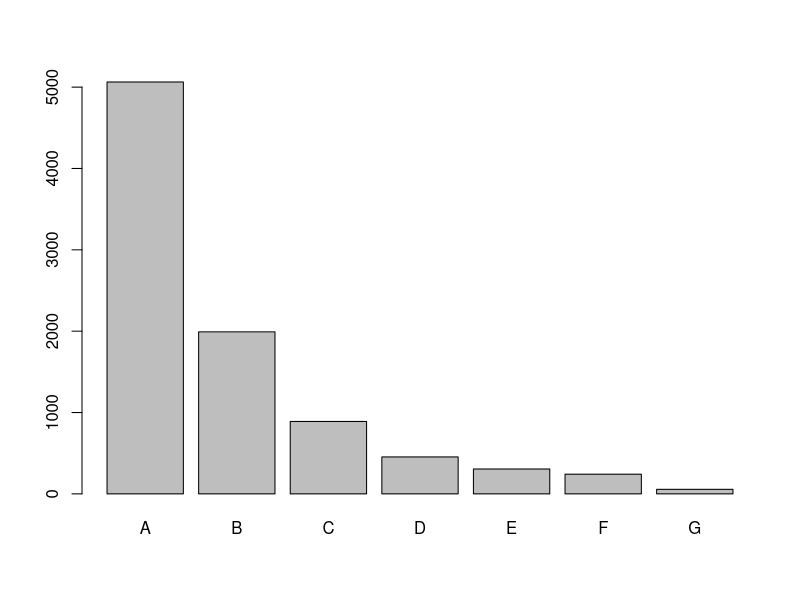
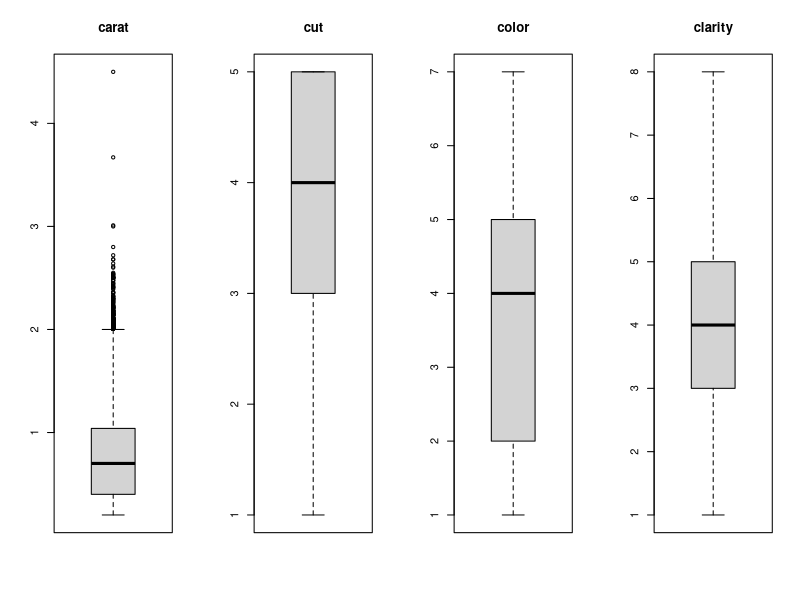
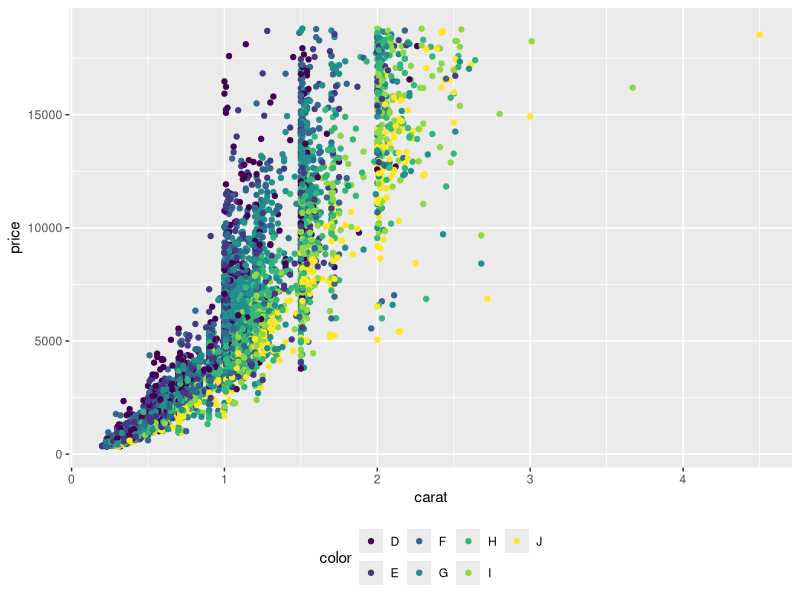
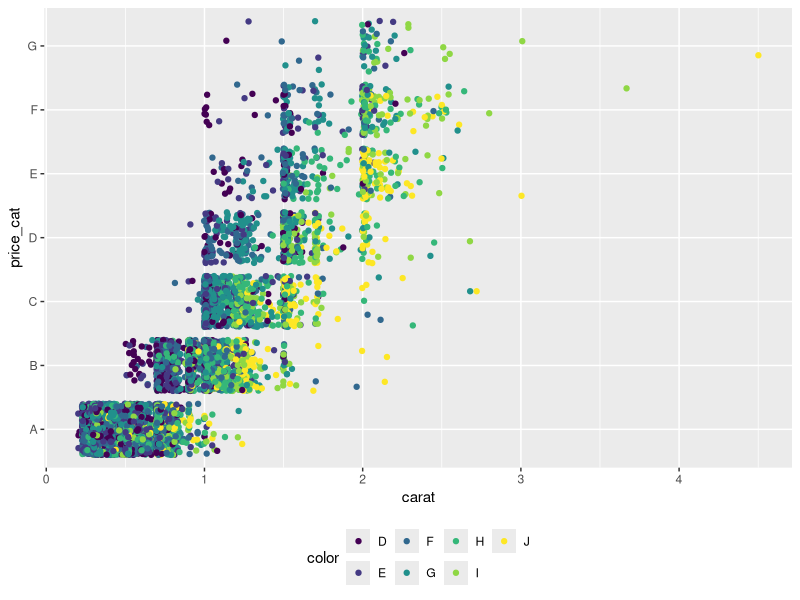
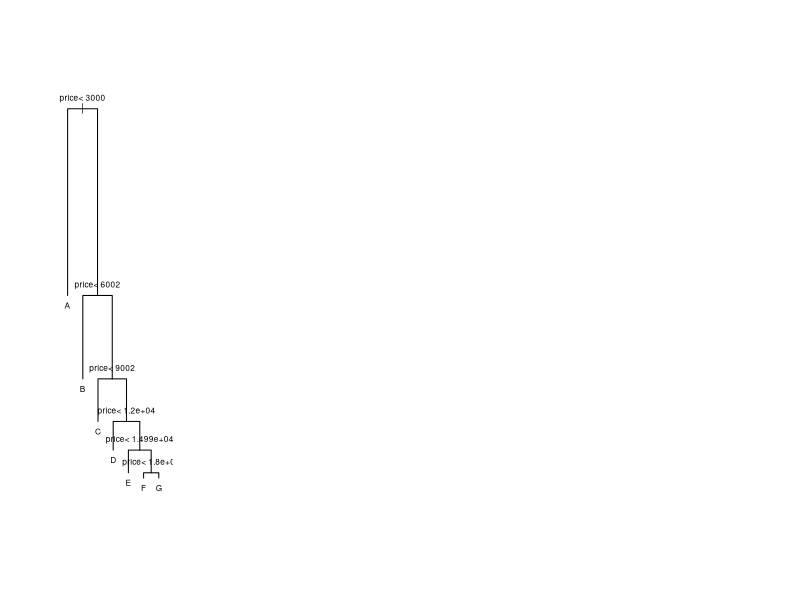

These charts were generated, in order, by the following R code: (Note: a time limit stopped this script after it produced the figures.)
############################################################
# Capstone Project: Diamonds
# February 10, 2019
# JOhannes Le Blanc
############################################################
library(lattice)
library(munsell)
library(ggplot2)
library(dplyr)
library(tidyr)
library(caret)
library(mlbench)
library(rpart)

############################################################
## analysis
############################################################

# load missing packages
if(!require(lattice)) install.packages("lattice", repos = "http://cran.us.r-project.org")
if(!require(munsell)) install.packages("munsell", repos = "http://cran.us.r-project.org")
if(!require(ggplot2)) install.packages("ggplot2", repos = "http://cran.us.r-project.org")
if(!require(dplyr)) install.packages("dplyr", repos = "http://cran.us.r-project.org")
if(!require(tidyr)) install.packages("tidyr", repos = "http://cran.us.r-project.org")
if(!require(caret)) install.packages("caret", repos = "http://cran.us.r-project.org")
if(!require(mlbench)) install.packages("mlbench", repos = "http://cran.us.r-project.org")
if(!require(rpart)) install.packages("rpart", repos = "http://cran.us.r-project.org")

# load dataset
data("diamonds")
head(diamonds)
str(diamonds)

############################################################
## clean the dataset
############################################################

# delete unnessary variables from set
diamonds2 <- diamonds[c(1,2,3,4,7)]

# sample 10000 rows
dataset <- diamonds2[sample(nrow(diamonds), 10000), ]

# convert price into categorical variable
dataset$price_cat <- cut(dataset$price, 
                         breaks = c(0, 3000, 6000, 9000, 12000, 15000, 18000, 21000), 
                         labels = c("A", "B", "C", "D", "E", "F", "G"))

# view dataset
head(dataset)
summary(dataset)
dim(dataset)

############################################################
## create train and test set
############################################################

# split dataset 
test_index <- createDataPartition(dataset$price_cat, p = 0.90, list = FALSE)
# test set gets 10% of the data
test_set <- dataset[-test_index,]
# train set gets 90% of the data
train_set <- dataset[test_index,]

# dimensions of dataset
dim(train_set)
dim(test_set)

############################################################
## data exploration
############################################################

# percentage of stones by price bucket
price_percent <- prop.table(table(train_set$price_cat)) * 100
cbind(freq = table(train_set$price_cat), price_percent = price_percent)

# show distribution of price cat
plot(train_set$price_cat)

############################################################
## visually inspect the data
############################################################

# split input and output
x <- train_set[,1:5]
y <- train_set[,6]

# boxplot for each attribute on one image
par(mfrow=c(1,4))
for(i in 1:4) {
  boxplot(x[,i], main=names(train_set)[i])
}
# show distribution of price and carat as continuous variables
plot_pcc_c <- dataset %>% ggplot(aes(y = price, x = carat)) +
  geom_point(aes(color = color), alpha = 1/1)  +
  theme(legend.position="bottom") 
plot_pcc_c

# show distribution of price and carat
plot_pcc_cat <- train_set %>% ggplot(aes(y = price_cat, x = carat)) + 
  geom_point(aes(color = color), position="jitter") +
  theme(legend.position="bottom") 
plot_pcc_cat

# create a regression tree for price
fit_tree <- rpart(price_cat ~ ., data = train_set)
plot(fit_tree, margin = 0.1)
text(fit_tree, cex = 0.75)

############################################################
## creating the model
############################################################

# k = 10 cross validation
control <- trainControl(method = "cv", number = 10)
metric <- "Accuracy"

## use six different methods on the training set
# LDA
set.seed(7)
fit.lda <- train(price_cat~., data = train_set, method = "lda", metric = metric, trControl = control)
# Random Forest
set.seed(7)
fit.rf <- train(price_cat~., data = train_set, method = "rf", metric = metric, trControl = control)
# GBM
set.seed(7)
fit.gbm <- train(price_cat~., data = train_set, method = "gbm", metric = metric, trControl = control)
# kNN
set.seed(7)
fit.knn <- train(price_cat~., data = train_set, method = "knn", metric = metric, trControl = control)
# SVM
set.seed(7)
fit.svm <- train(price_cat~., data = train_set, method="svmRadial", metric = metric, trControl = control)

# compare models by accuracy
results <- resamples(list(lda = fit.lda, GBM = fit.gbm, knn = fit.knn, svm = fit.svm, rf = fit.rf))
summary(results) 

# compare accuracy of models
bwplot(results)

# summarize Random Forest
print(fit.rf)

############################################################
## results
############################################################

# train set accuracy
pred.train <- predict(fit.rf, train_set)
print(confusionMatrix(pred.train, train_set$price_cat))

# test set accuracy
pred.train <- predict(fit.rf, test_set)
print(confusionMatrix(pred.train, test_set$price_cat))
